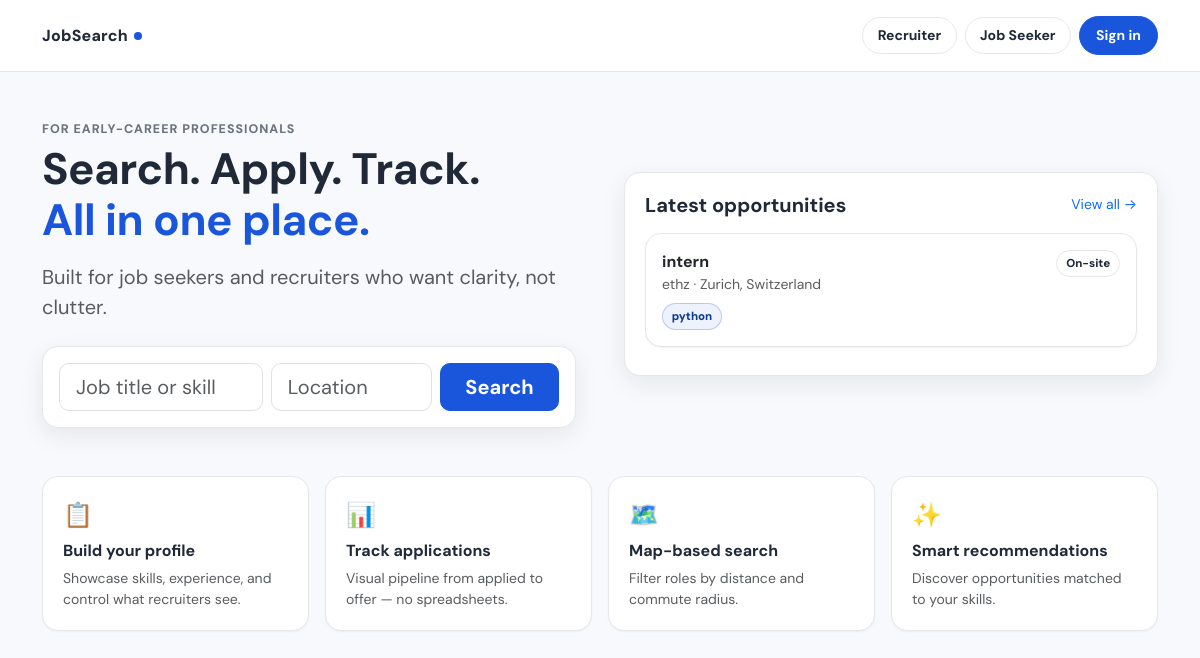
The page / on the database its author committed.
### jobs/models.py (models this page shows, shortened)
class JobPosting(models.Model):
    class JobType(models.TextChoices):
        REMOTE = "remote", "Remote"
        ONSITE = "onsite", "On-site"
        HYBRID = "hybrid", "Hybrid"
    class ExperienceLevel(models.TextChoices):
        ENTRY = "entry", "Entry Level"
        MID = "mid", "Mid Level"
        SENIOR = "senior", "Senior Level"
        INTERN = "intern", "Internship"
    recruiter = models.ForeignKey(
        CustomUser, on_delete=models.CASCADE, related_name="job_postings"
    )
    title = models.CharField(max_length=200)
    company = models.CharField(max_length=200)
    description = models.TextField()
    skills = models.TextField(blank=True, help_text="Comma-separated skills")
    location = models.CharField(max_length=200, blank=True)
    latitude = models.FloatField(null=True, blank=True)
    longitude = models.FloatField(null=True, blank=True)
    job_type = models.CharField(
        max_length=20, choices=JobType.choices, default=JobType.ONSITE
    )
    experience_level = models.CharField(
        max_length=20, choices=ExperienceLevel.choices, default=ExperienceLevel.ENTRY
    )
    salary_min = models.PositiveIntegerField(null=True, blank=True)
    salary_max = models.PositiveIntegerField(null=True, blank=True)
    visa_sponsorship = models.BooleanField(default=False)
    is_active = models.BooleanField(default=True)
    created_at = models.DateTimeField(auto_now_add=True)
    updated_at = models.DateTimeField(auto_now=True)
    class Meta:
        ordering = ["-created_at"]
    def skills_list(self):
        return [s.strip() for s in self.skills.split(",") if s.strip()]

### jobs/views.py (the view)
# urls.py: path("", views.home, name="home"),
def home(request):
    jobs = JobPosting.objects.filter(is_active=True)[:6]
    return render(request, "jobs/home.html", {"jobs": jobs})

### jobs/templates/jobs/home.html (shortened to what this page needs)
{% extends "jobs/base.html" %}
{% block content %}
<div class="container py-5">
  <div class="row align-items-center mb-5 g-5">
    <div class="col-lg-6">
      <div class="section-label">For early-career professionals</div>
      <h1 style="font-size:2.75rem;font-weight:700;line-height:1.15;letter-spacing:-.5px;" class="mb-3">
        Search. Apply. Track.<br>
        <span style="color:var(--brand);">All in one place.</span>
      </h1>
      <p class="text-muted fs-5 mb-4">
        Built for job seekers and recruiters who want clarity, not clutter.
      </p>
      <form method="GET" action="{% url 'job_list' %}" class="js-card p-3" style="box-shadow:var(--shadow-md);">
        <div class="row g-2">
          <div class="col-md-5">
            <input name="q" class="form-control form-control-lg" placeholder="Job title or skill" style="border-radius:10px;">
          </div>
          <div class="col-md-4">
            <input name="location" class="form-control form-control-lg" placeholder="Location" style="border-radius:10px;">
          </div>
          <div class="col-md-3 d-grid">
            <button class="btn btn-brand btn-lg" type="submit" style="border-radius:10px;">Search</button>
          </div>
        </div>
      </form>
    </div>
    <div class="col-lg-6">
      <div class="js-card" style="box-shadow:var(--shadow-md);">
        <div class="d-flex justify-content-between align-items-center mb-3">
          <h5 class="fw-bold mb-0">Latest opportunities</h5>
          <a href="{% url 'job_list' %}" class="text-decoration-none small fw-600">View all →</a>
        </div>
        {% for job in jobs %}
        <a href="{% url 'job_detail' job.pk %}" class="text-decoration-none text-dark">
          <div class="js-card js-card-hover p-3 mb-2">
            <div class="d-flex justify-content-between align-items-start">
              <div>
                <div class="fw-bold">{{ job.title }}</div>
                <div class="text-muted small">{{ job.company }} · {{ job.location|default:"Remote" }}</div>
              </div>
              <span class="js-badge js-badge-brand">{{ job.get_job_type_display }}</span>
            </div>
            {% if job.skills_list %}
            <div class="mt-2 d-flex flex-wrap gap-1">
              {% for skill in job.skills_list %}
                <span class="js-badge js-badge-skill">{{ skill }}</span>
              {% endfor %}
            </div>
            {% endif %}
          </div>
        </a>
        {% empty %}
          <p class="text-muted">No jobs posted yet.</p>
        {% endfor %}
      </div>
    </div>
  </div>
  <div class="row g-3">
    <div class="col-6 col-lg-3">
      <div class="js-card js-card-hover h-100">
        <div class="mb-2" style="font-size:1.5rem;">📋</div>
        <h6 class="fw-bold">Build your profile</h6>
        <p class="text-muted small mb-0">Showcase skills, experience, and control what recruiters see.</p>
      </div>
    </div>
    <div class="col-6 col-lg-3">
      <div class="js-card js-card-hover h-100">
        <div class="mb-2" style="font-size:1.5rem;">📊</div>
        <h6 class="fw-bold">Track applications</h6>
        <p class="text-muted small mb-0">Visual pipeline from applied to offer — no spreadsheets.</p>
      </div>
    </div>
    <div class="col-6 col-lg-3">
      <div class="js-card js-card-hover h-100">
        <div class="mb-2" style="font-size:1.5rem;">🗺️</div>
        <h6 class="fw-bold">Map-based search</h6>
        <p class="text-muted small mb-0">Filter roles by distance and commute radius.</p>
      </div>
    </div>
    <div class="col-6 col-lg-3">
      <div class="js-card js-card-hover h-100">
        <div class="mb-2" style="font-size:1.5rem;">✨</div>
        <h6 class="fw-bold">Smart recommendations</h6>
        <p class="text-muted small mb-0">Discover opportunities matched to your skills.</p>
      </div>
    </div>
  </div>
</div>
{% endblock %}

### jobs/templates/jobs/base.html (style rules this page uses)
:root { --brand: #1a56db; --brand-light: #e8effc; --brand-dark: #0f3a94; --surface: #f8f9fc; --card: #ffffff; --border: #e5e7eb; --text: #1f2937; --text-muted: #6b7280; --success: #059669; --danger: #dc2626; --warning: #d97706; --info: #0891b2; --shadow-sm: 0 1px 2px rgba(0,0,0,.05); --shadow-md: 0 8px 24px rgba(17,24,39,.08); }
body { font-family: "DM Sans", system-ui, -apple-system, Segoe UI, Roboto, Arial, sans-serif; background: var(--surface); color: var(--text); }
.btn-brand { background: var(--brand); color: white; border: 1px solid var(--brand); border-radius: 999px; font-weight: 700; padding: .5rem 1rem; }
.js-card { background: var(--card); border: 1px solid var(--border); border-radius: 16px; padding: 1.25rem; box-shadow: var(--shadow-sm); }
.section-label { font-size: .78rem; font-weight: 800; color: var(--text-muted); text-transform: uppercase; letter-spacing: .08em; margin-bottom: .35rem; }
.js-badge { display: inline-flex; align-items: center; gap: .25rem; padding: .25rem .55rem; border-radius: 999px; font-size: .72rem; font-weight: 800; border: 1px solid var(--border); background: white; color: var(--text); }
.js-badge-skill { border-color: rgba(26,86,219,.25); background: rgba(26,86,219,.08); color: var(--brand-dark); }

### rows shown on the page
JobPosting: title "intern", company "ethz", location "Zurich, Switzerland", job_type "On-site", skills_list "python"
